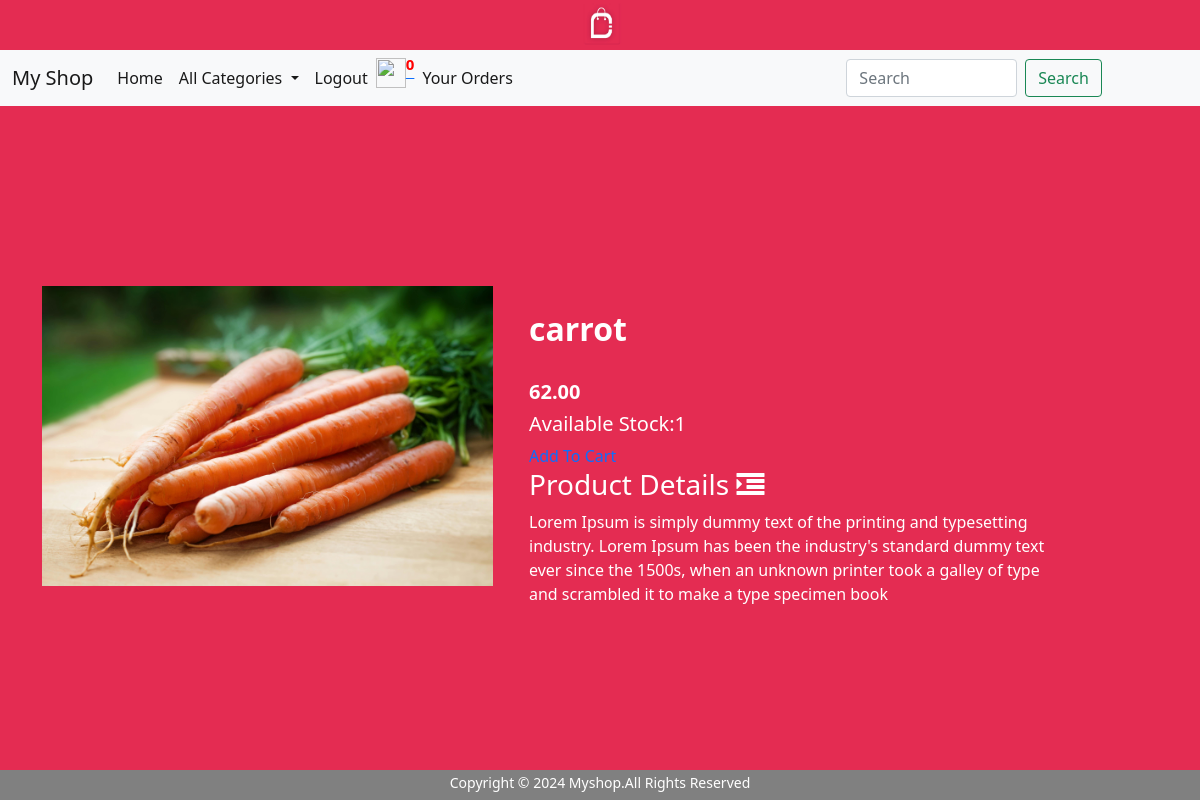
Screenshot of /product_details/1 (signed in) with the database file from the repository.
### shop/models.py (models this page shows, shortened)
class Product(models.Model):
    name=models.CharField(max_length=20)
    description=models.TextField()
    image=models.ImageField(upload_to='products',null=True,blank=True)
    price=models.DecimalField(max_digits=10,decimal_places=2)
    stock=models.IntegerField()
    available=models.BooleanField(default=True)
    created=models.DateTimeField(auto_now_add=True)  #one time
    updated=models.DateTimeField(auto_now=True)  #change every time we update record
    category=models.ForeignKey(Category,on_delete=models.CASCADE)

### shop/views.py (the view)
# urls.py: path('product_details/<int:i>',views.product_details,name='product_details'),
def product_details(request,i):
    product=Product.objects.get(id=i)
    return render(request,'product_details.html',{'product':product})

### cart/context_processors.py (called while the page is built)
def total(request):
    u = request.user
    count=0
    if request.user.is_authenticated:
        try:
            item=Cart.objects.filter(user=u)
            count=item.count()
            print(count)
        except:
            count=0
    return {'count':count}

### shop/context_processors.py (called while the page is built)
def links(request):
    c=Category.objects.all()
    return {'links':c}

### templates/product_details.html
<!DOCTYPE html>
{% extends 'base.html' %}
{% load static %}
{% block content %}
<div class="container">
    <div class="row" style="margin-top:180px;">
        <div class="col-5">
            <img src="{{ product.image.url }}" width="100%">
        </div>
            <div class="col-6 p-4">
                <h2 class="fw-bold">{{ product.name }}</h2><br>
                <h5 class="fw-bold">{{ product.price }}</h5>
                <h5>Available Stock:{{ product.stock }}</h5>
                {% if user.is_superuser == True %}
                    {% if product.stock > 0 %}
                        <h3 class="text-success">Product in Stock</h3>
                        <a style="text-decoration:none" href="{% url 'admin:index' %}" class="btn_1">Add Stock</a>
                    {% else %}
                        <h3 class="text-danger">Out Of Stock</h3>
                        <a style="text-decoration:none" href="{% url 'admin:index' %}" class="btn_1">Add Stock</a>
                    {% endif %}
                {% else %}
                    {% if product.stock > 0 %}
                        <a style="text-decoration:none" href="{% url 'cart:add_to_cart' product.id %}" class="btn_1">Add To Cart</a>
                    {% else %}
                        <h3 class="text-danger">Out Of Stock</h3>
                    {% endif %}
                {% endif %}
                <h3>Product Details <i style=".." class="fa fa-indent"></i> </h3>
                <p style="...">{{product.description}}</p>
            </div>
    </div>
</div>
{% endblock content %}

### rows the page displays
Product: image (picture), name "carrot", price "62.00", stock "1", description "Lorem Ipsum is simply dummy text of the printing and typesetting industry. Lorem Ipsum has been the industry's standard dummy text ever since the 1500s, when an unknown printer took a galley of type and scrambled it to make a type specimen book"

### other values shown
{{ count }} "0"
